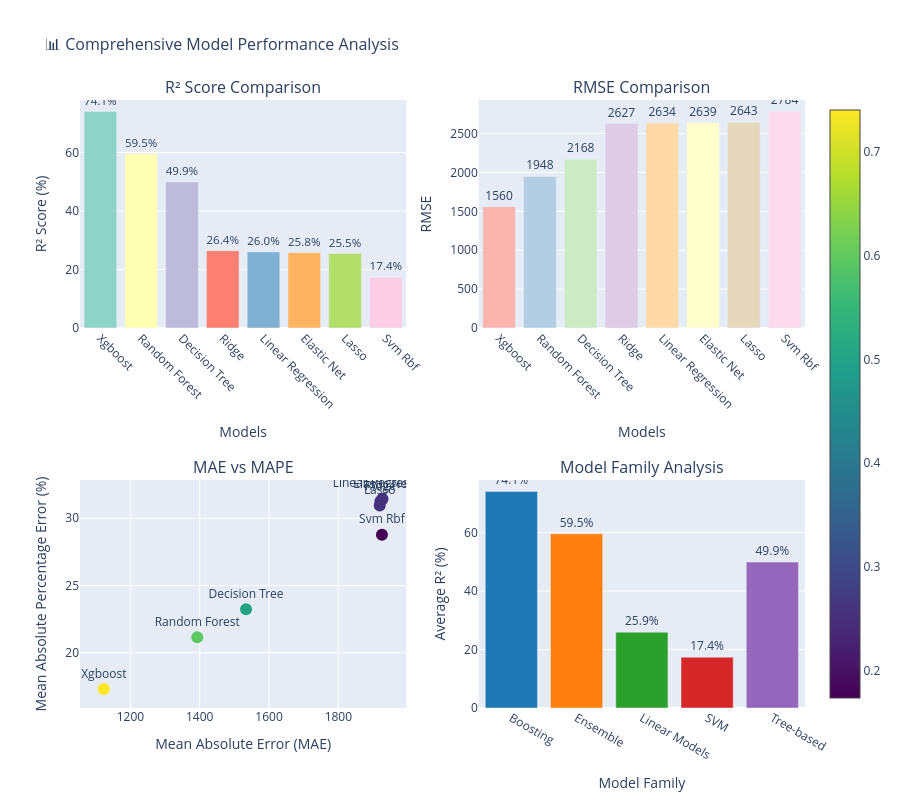

Notebook source saved alongside this figure:
### Code cell
# Comprehensive performance visualization
fig = make_subplots(
    rows=2, cols=2,
    subplot_titles=('R² Score Comparison', 'RMSE Comparison', 'MAE vs MAPE', 'Model Family Analysis'),
    specs=[[{"secondary_y": False}, {"secondary_y": False}],
           [{"secondary_y": False}, {"secondary_y": False}]]
)

# R² Score comparison
fig.add_trace(
    go.Bar(
        x=performance_df['Model'],
        y=performance_df['r2'] * 100,
        name='R² Score (%)',
        marker_color=px.colors.qualitative.Set3,
        text=performance_df['r2'].apply(lambda x: f'{x*100:.1f}%'),
        textposition='outside'
    ),
    row=1, col=1
)

# RMSE comparison
fig.add_trace(
    go.Bar(
        x=performance_df['Model'],
        y=performance_df['rmse'],
        name='RMSE',
        marker_color=px.colors.qualitative.Pastel1,
        text=performance_df['rmse'].apply(lambda x: f'{x:.0f}'),
        textposition='outside'
    ),
    row=1, col=2
)

# MAE vs MAPE scatter
fig.add_trace(
    go.Scatter(
        x=performance_df['mae'],
        y=performance_df['mape'],
        mode='markers+text',
        text=performance_df['Model'],
        textposition='top center',
        marker=dict(size=12, color=performance_df['r2'], colorscale='Viridis', showscale=True),
        name='MAE vs MAPE (colored by R²)'
    ),
    row=2, col=1
)

# Model family analysis
family_summary = performance_df.groupby('Family')['r2'].agg(['mean', 'max', 'count']).reset_index()
fig.add_trace(
    go.Bar(
        x=family_summary['Family'],
        y=family_summary['mean'] * 100,
        name='Average R² by Family (%)',
        marker_color=px.colors.qualitative.D3,
        text=family_summary['mean'].apply(lambda x: f'{x*100:.1f}%'),
        textposition='outside'
    ),
    row=2, col=2
)

# Update layout
fig.update_layout(
    height=800,
    title_text="📊 Comprehensive Model Performance Analysis",
    title_font_size=16,
    showlegend=False
)

# Update axes labels
fig.update_xaxes(title_text="Models", row=1, col=1, tickangle=45)
fig.update_xaxes(title_text="Models", row=1, col=2, tickangle=45)
fig.update_xaxes(title_text="Mean Absolute Error (MAE)", row=2, col=1)
fig.update_xaxes(title_text="Model Family", row=2, col=2)
fig.update_yaxes(title_text="R² Score (%)", row=1, col=1)
fig.update_yaxes(title_text="RMSE", row=1, col=2)
fig.update_yaxes(title_text="Mean Absolute Percentage Error (%)", row=2, col=1)
fig.update_yaxes(title_text="Average R² (%)", row=2, col=2)

fig.show()

### Figure 1 — Plotly figure (JSON) as saved in the notebook; plotly's stock layout.template omitted (floating-point values rounded to 4 significant figures)
{"data": [{"marker": {"color": ["rgb(141,211,199)", "rgb(255,255,179)", "rgb(190,186,218)", "rgb(251,128,114)", "rgb(128,177,211)", "rgb(253,180,98)", "rgb(179,222,105)", "rgb(252,205,229)", "rgb(217,217,217)", "rgb(188,128,189)", "rgb(204,235,197)", "rgb(255,237,111)"]}, "name": "R² Score (%)", "text": ["74.1%", "59.5%", "49.9%", "26.4%", "26.0%", "25.8%", "25.5%", "17.4%"], "textposition": "outside", "type": "bar", "x": ["Xgboost", "Random Forest", "Decision Tree", "Ridge", "Linear Regression", "Elastic Net", "Lasso", "Svm Rbf"], "xaxis": "x", "y": [74.07, 59.54, 49.9, 26.43, 26.03, 25.76, 25.5, 17.36], "yaxis": "y"}, {"marker": {"color": ["rgb(251,180,174)", "rgb(179,205,227)", "rgb(204,235,197)", "rgb(222,203,228)", "rgb(254,217,166)", "rgb(255,255,204)", "rgb(229,216,189)", "rgb(253,218,236)", "rgb(242,242,242)"]}, "name": "RMSE", "text": ["1560", "1948", "2168", "2627", "2634", "2639", "2643", "2784"], "textposition": "outside", "type": "bar", "x": ["Xgboost", "Random Forest", "Decision Tree", "Ridge", "Linear Regression", "Elastic Net", "Lasso", "Svm Rbf"], "xaxis": "x2", "y": [1560.0, 1948.0, 2168.0, 2627.0, 2634.0, 2639.0, 2643.0, 2784.0], "yaxis": "y2"}, {"marker": {"color": [0.7407, 0.5954, 0.499, 0.2643, 0.2603, 0.2576, 0.255, 0.1736], "colorscale": [[0, "#440154"], [0.1111, "#482878"], [0.2222, "#3e4989"], [0.3333, "#31688e"], [0.4444, "#26828e"], [0.5556, "#1f9e89"], [0.6667, "#35b779"], [0.7778, "#6ece58"], [0.8889, "#b5de2b"], [1, "#fde725"]], "showscale": true, "size": 12}, "mode": "markers+text", "name": "MAE vs MAPE (colored by R²)", "text": ["Xgboost", "Random Forest", "Decision Tree", "Ridge", "Linear Regression", "Elastic Net", "Lasso", "Svm Rbf"], "textposition": "top center", "type": "scatter", "x": [1123.0, 1393.0, 1534.0, 1921.0, 1927.0, 1927.0, 1919.0, 1926.0], "xaxis": "x3", "y": [17.3, 21.16, 23.23, 31.26, 31.44, 31.43, 30.95, 28.77], "yaxis": "y3"}, {"marker": {"color": ["#1F77B4", "#FF7F0E", "#2CA02C", "#D62728", "#9467BD", "#8C564B", "#E377C2", "#7F7F7F", "#BCBD22", "#17BECF"]}, "name": "Average R² by Family (%)", "text": ["74.1%", "59.5%", "25.9%", "17.4%", "49.9%"], "textposition": "outside", "type": "bar", "x": ["Boosting", "Ensemble", "Linear Models", "SVM", "Tree-based"], "xaxis": "x4", "y": [74.07, 59.54, 25.93, 17.36, 49.9], "yaxis": "y4"}], "layout": {"annotations": [{"font": {"size": 16}, "showarrow": false, "text": "R² Score Comparison", "x": 0.225, "xanchor": "center", "xref": "paper", "y": 1, "yanchor": "bottom", "yref": "paper"}, {"font": {"size": 16}, "showarrow": false, "text": "RMSE Comparison", "x": 0.775, "xanchor": "center", "xref": "paper", "y": 1, "yanchor": "bottom", "yref": "paper"}, {"font": {"size": 16}, "showarrow": false, "text": "MAE vs MAPE", "x": 0.225, "xanchor": "center", "xref": "paper", "y": 0.375, "yanchor": "bottom", "yref": "paper"}, {"font": {"size": 16}, "showarrow": false, "text": "Model Family Analysis", "x": 0.775, "xanchor": "center", "xref": "paper", "y": 0.375, "yanchor": "bottom", "yref": "paper"}], "height": 800, "showlegend": false, "title": {"font": {"size": 16}, "text": "📊 Comprehensive Model Performance Analysis"}, "xaxis": {"anchor": "y", "domain": [0, 0.45], "tickangle": 45, "title": {"text": "Models"}}, "xaxis2": {"anchor": "y2", "domain": [0.55, 1], "tickangle": 45, "title": {"text": "Models"}}, "xaxis3": {"anchor": "y3", "domain": [0, 0.45], "title": {"text": "Mean Absolute Error (MAE)"}}, "xaxis4": {"anchor": "y4", "domain": [0.55, 1], "title": {"text": "Model Family"}}, "yaxis": {"anchor": "x", "domain": [0.625, 1], "title": {"text": "R² Score (%)"}}, "yaxis2": {"anchor": "x2", "domain": [0.625, 1], "title": {"text": "RMSE"}}, "yaxis3": {"anchor": "x3", "domain": [0, 0.375], "title": {"text": "Mean Absolute Percentage Error (%)"}}, "yaxis4": {"anchor": "x4", "domain": [0, 0.375], "title": {"text": "Average R² (%)"}}}}
